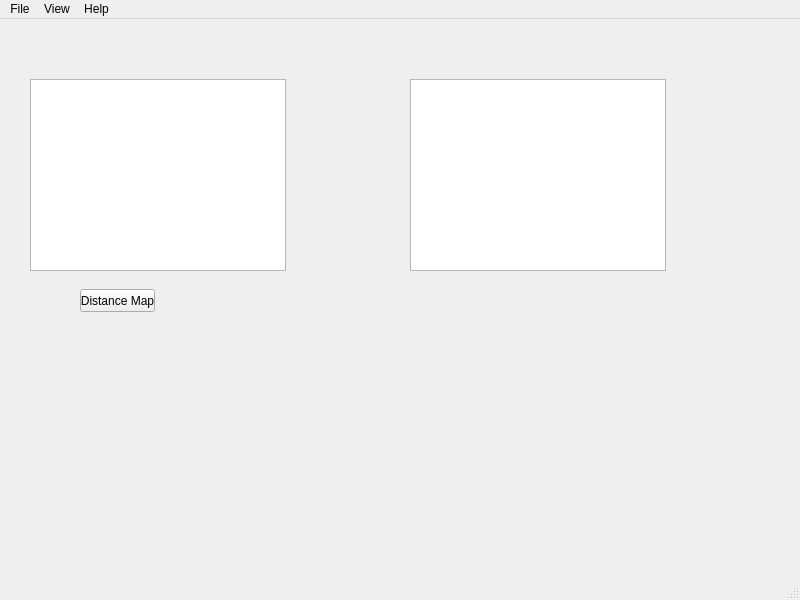
<?xml version="1.0" encoding="UTF-8"?>
<ui version="4.0">
 <class>MainWindow</class>
 <widget class="QMainWindow" name="MainWindow">
  <property name="geometry">
   <rect>
    <x>0</x>
    <y>0</y>
    <width>800</width>
    <height>600</height>
   </rect>
  </property>
  <property name="windowTitle">
   <string>Blue Nose Analyzer</string>
  </property>
  <widget class="QWidget" name="centralwidget">
   <widget class="QGraphicsView" name="DistanceMap">
    <property name="geometry">
     <rect>
      <x>410</x>
      <y>60</y>
      <width>256</width>
      <height>192</height>
     </rect>
    </property>
   </widget>
   <widget class="QTextBrowser" name="FileNames">
    <property name="geometry">
     <rect>
      <x>30</x>
      <y>60</y>
      <width>256</width>
      <height>192</height>
     </rect>
    </property>
   </widget>
   <widget class="QPushButton" name="CalcDistanceMap">
    <property name="geometry">
     <rect>
      <x>80</x>
      <y>270</y>
      <width>75</width>
      <height>23</height>
     </rect>
    </property>
    <property name="text">
     <string>Distance Map</string>
    </property>
   </widget>
  </widget>
  <widget class="QMenuBar" name="menubar">
   <property name="geometry">
    <rect>
     <x>0</x>
     <y>0</y>
     <width>800</width>
     <height>21</height>
    </rect>
   </property>
   <widget class="QMenu" name="menuFile">
    <property name="title">
     <string>File</string>
    </property>
    <addaction name="actionOpen_Bin_File"/>
    <addaction name="actionOpen_Folder"/>
    <addaction name="actionSave"/>
    <addaction name="actionExport_Report"/>
    <addaction name="actionQuit"/>
   </widget>
   <widget class="QMenu" name="menuView">
    <property name="title">
     <string>View</string>
    </property>
   </widget>
   <widget class="QMenu" name="menuHelp">
    <property name="title">
     <string>Help</string>
    </property>
    <addaction name="actionAnalyzer_Help"/>
    <addaction name="separator"/>
    <addaction name="actionAbout"/>
   </widget>
   <addaction name="menuFile"/>
   <addaction name="menuView"/>
   <addaction name="menuHelp"/>
  </widget>
  <widget class="QStatusBar" name="statusbar"/>
  <action name="actionOpen_Bin_File">
   <property name="text">
    <string>Open Bin Files</string>
   </property>
  </action>
  <action name="actionOpen_Folder">
   <property name="text">
    <string>Open Folder</string>
   </property>
  </action>
  <action name="actionSave">
   <property name="text">
    <string>Save</string>
   </property>
  </action>
  <action name="actionExport_Report">
   <property name="text">
    <string>Export Report</string>
   </property>
  </action>
  <action name="actionQuit">
   <property name="text">
    <string>Quit</string>
   </property>
  </action>
  <action name="actionAnalyzer_Help">
   <property name="text">
    <string>Analyzer Help</string>
   </property>
  </action>
  <action name="actionAbout">
   <property name="text">
    <string>About</string>
   </property>
  </action>
 </widget>
 <resources/>
 <connections/>
</ui>
